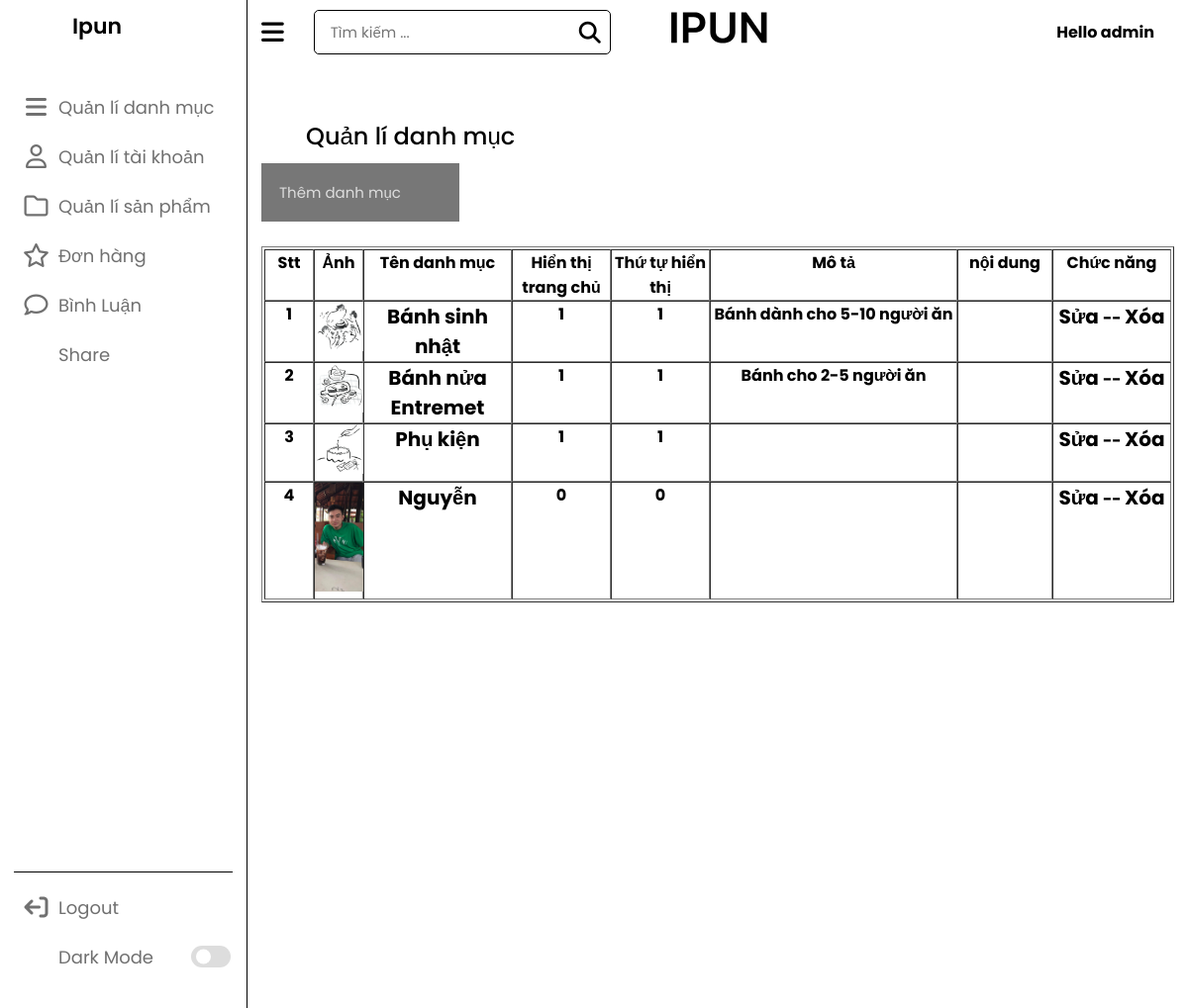
Page /admin/index.php?page=danhmuc (signed in) on the committed database.
### tables this page shows
CREATE TABLE `danhmuc` (
  `id` int(4) NOT NULL,
  `img` varchar(30) DEFAULT NULL,
  `name` varchar(50) NOT NULL,
  `home` tinyint(1) NOT NULL DEFAULT 0,
  `stt` tinyint(1) NOT NULL DEFAULT 0,
  `mota` varchar(50) DEFAULT NULL,
  `content` varchar(200) DEFAULT NULL
);

### dao/pdo.php (called while the page is built, shortened)
<?php
function pdo_get_connection(){
    $dburl = "mysql:host=localhost;dbname=wd18313;charset=utf8";
    $username = 'root';
    $password = '';
    $conn = new PDO($dburl, $username, $password);
    $conn->setAttribute(PDO::ATTR_ERRMODE, PDO::ERRMODE_EXCEPTION);
    return $conn;
}
function pdo_query($sql){
    $sql_args = array_slice(func_get_args(), 1);
    try{
        $conn = pdo_get_connection();
        $stmt = $conn->prepare($sql);
        $stmt->execute($sql_args);
        $rows = $stmt->fetchAll();
        return $rows;
    }
    catch(PDOException $e){
        throw $e;
    }
    finally{
        unset($conn);
    }
}

### dao/danhmuc.php (the view, shortened to what this page needs)
<?php
require_once 'pdo.php';
function admin_dm(){
  $sql="SELECT * FROM danhmuc ";
  return pdo_query($sql);
}
function show_admin_dm($danh_muc){
  $hinh='../'.PATH_IMG;
  $html_danhmuc_admin='';
  $i=1;
  foreach($danh_muc as $item){
      extract($item);
      $html_danhmuc_admin.='
      <tr class="data-danhmuc">
      <th>'.$i.'</th>
      <th><img src="'.$hinh.''.$img.'" alt="" width="50"></th>
      <th><a href="index.php?page=sanpham&iddm='.$id.'">'.$name.'</a></th>
      <th>'.$home.'</th>
      <th>'.$stt.'</th>
      <th>'.$mota.'</th>
      <th>'.$content.'</th>
      <th><a  href="index.php?page=danhmuc_edit&id='.$id.'">Sửa </a>--
      <a  class="xoa" href="index.php?page=deldm&id='.$id.'  "> Xóa</a>
      </th>
  </tr>
      ';
      $i++;
  }
  return $html_danhmuc_admin;
}

### admin/view/style.css (style rules this page uses)
* { margin: 0; padding: 0; box-sizing: border-box; font-family: "Poppins", sans-serif; }
a { text-decoration: none; color: var(--toggle-color); }
:root { --primary-color: #0e4bf1; --panel-color: #ffffff; --text-color: #000; --black-light-color: #707070; --border-color: #000000; --toggle-color: #ddd; --box1-color: #4da3ff; --box2-color: #ffe6ac; --box3-color: #e7d1fc; --title-icon-color: #fff; --tran-05: all 0.5s ease; --tran-03: all 0.3s ease; --tran-03: all 0.2s ease; }
body { min-height: 100vh; background-color: var(--primary-color); }
.data-danhmuc { display: grid; grid-template-columns: 50px 50px 150px 100px 100px 250px auto 120px ; }
th { color: var(--text-color); }
th a { text-decoration: none; color:var(--text-color); font-size: 20px; }

### rows in the picture
danhmuc: shows a picture, name "Bánh sinh nhật", home "1", stt "1", mota "Bánh dành cho 5-10 người ăn"
danhmuc: img (picture), name "Bánh nửa Entremet", home "1", stt "1", mota "Bánh cho 2-5 người ăn"
danhmuc: shows a picture, name "Phụ kiện", home "1", stt "1"
danhmuc: shows a picture, name "Nguyễn", home "0", stt "0"

### other values in the picture
$username "admin"
